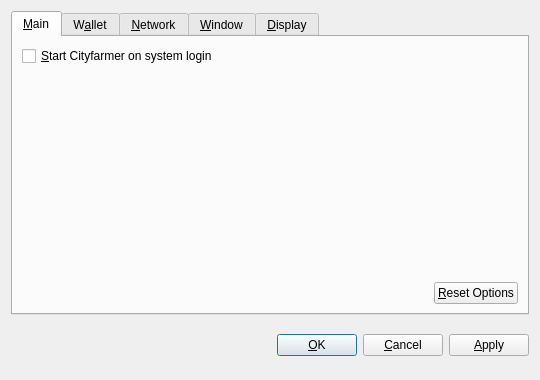
<?xml version="1.0" encoding="UTF-8"?>
<ui version="4.0">
 <class>OptionsDialog</class>
 <widget class="QDialog" name="OptionsDialog">
  <property name="geometry">
   <rect>
    <x>0</x>
    <y>0</y>
    <width>540</width>
    <height>380</height>
   </rect>
  </property>
  <property name="windowTitle">
   <string>Options</string>
  </property>
  <property name="modal">
   <bool>true</bool>
  </property>
  <layout class="QVBoxLayout" name="verticalLayout">
   <item>
    <widget class="QTabWidget" name="tabWidget">
     <property name="tabPosition">
      <enum>QTabWidget::North</enum>
     </property>
     <property name="currentIndex">
      <number>0</number>
     </property>
     <widget class="QWidget" name="tabMain">
      <attribute name="title">
       <string>&amp;Main</string>
      </attribute>
      <layout class="QVBoxLayout" name="verticalLayout_Main">
       <item>
        <widget class="QCheckBox" name="bitcoinAtStartup">
         <property name="toolTip">
          <string>Automatically start Cityfarmer after logging in to the system.</string>
         </property>
         <property name="text">
          <string>&amp;Start Cityfarmer on system login</string>
         </property>
        </widget>
       </item>
       <item>
        <spacer name="verticalSpacer_Main">
         <property name="orientation">
          <enum>Qt::Vertical</enum>
         </property>
         <property name="sizeHint" stdset="0">
          <size>
           <width>20</width>
           <height>40</height>
          </size>
         </property>
        </spacer>
       </item>
       <item>
        <layout class="QHBoxLayout" name="horizontalLayout_2_Main">
         <item>
          <spacer name="horizontalSpacer_2_Main">
           <property name="orientation">
            <enum>Qt::Horizontal</enum>
           </property>
           <property name="sizeHint" stdset="0">
            <size>
             <width>40</width>
             <height>20</height>
            </size>
           </property>
          </spacer>
         </item>
         <item>
          <widget class="QPushButton" name="resetButton">
           <property name="toolTip">
            <string>Reset all client options to default.</string>
           </property>
           <property name="text">
            <string>&amp;Reset Options</string>
           </property>
           <property name="autoDefault">
            <bool>false</bool>
           </property>
          </widget>
         </item>
        </layout>
       </item>
      </layout>
     </widget>
     <widget class="QWidget" name="tabWallet">
      <attribute name="title">
       <string>W&amp;allet</string>
      </attribute>
      <layout class="QVBoxLayout" name="verticalLayout_Network">
       <item>
        <widget class="QLabel" name="transactionFeeInfoLabel">
         <property name="text">
          <string>Optional transaction fee per kB that helps make sure your transactions are processed quickly. Most transactions are 1 kB.</string>
         </property>
         <property name="textFormat">
          <enum>Qt::PlainText</enum>
         </property>
         <property name="wordWrap">
          <bool>true</bool>
         </property>
        </widget>
       </item>
       <item>
        <layout class="QHBoxLayout" name="horizontalLayout_1_Main">
         <item>
          <widget class="QLabel" name="transactionFeeLabel">
           <property name="text">
            <string>Pay transaction &amp;fee</string>
           </property>
           <property name="textFormat">
            <enum>Qt::PlainText</enum>
           </property>
           <property name="buddy">
            <cstring>transactionFee</cstring>
           </property>
          </widget>
         </item>
         <item>
          <widget class="BitcoinAmountField" name="transactionFee"/>
         </item>
         <item>
          <spacer name="horizontalSpacer_1_Main">
           <property name="orientation">
            <enum>Qt::Horizontal</enum>
           </property>
           <property name="sizeHint" stdset="0">
            <size>
             <width>40</width>
             <height>20</height>
            </size>
           </property>
          </spacer>
         </item>
        </layout>
       </item>
       <item>
        <widget class="QLabel" name="label">
         <property name="text">
          <string>If you disable the spending of unconfirmed change, the change from a transaction cannot be used until that transaction has at least one confirmation. This also affects how your balance is computed.</string>
         </property>
         <property name="wordWrap">
          <bool>true</bool>
         </property>
        </widget>
       </item>
       <item>
        <widget class="QCheckBox" name="spendZeroConfChange">
         <property name="text">
          <string>Spend unconfirmed change  (experts only)</string>
         </property>
        </widget>
       </item>
       <item>
        <spacer name="verticalSpacer">
         <property name="orientation">
          <enum>Qt::Vertical</enum>
         </property>
         <property name="sizeHint" stdset="0">
          <size>
           <width>20</width>
           <height>40</height>
          </size>
         </property>
        </spacer>
       </item>
      </layout>
     </widget>
     <widget class="QWidget" name="tabNetwork">
      <attribute name="title">
       <string>&amp;Network</string>
      </attribute>
      <layout class="QVBoxLayout" name="verticalLayout_Network">
       <item>
        <widget class="QCheckBox" name="mapPortUpnp">
         <property name="toolTip">
          <string>Automatically open the Cityfarmer client port on the router. This only works when your router supports UPnP and it is enabled.</string>
         </property>
         <property name="text">
          <string>Map port using &amp;UPnP</string>
         </property>
        </widget>
       </item>
       <item>
        <widget class="QCheckBox" name="connectSocks">
         <property name="toolTip">
          <string>Connect to the Cityfarmer network through a SOCKS proxy (e.g. when connecting through Tor).</string>
         </property>
         <property name="text">
          <string>&amp;Connect through SOCKS proxy:</string>
         </property>
        </widget>
       </item>
       <item>
        <layout class="QHBoxLayout" name="horizontalLayout_Network">
         <item>
          <widget class="QLabel" name="proxyIpLabel">
           <property name="text">
            <string>Proxy &amp;IP:</string>
           </property>
           <property name="textFormat">
            <enum>Qt::PlainText</enum>
           </property>
           <property name="buddy">
            <cstring>proxyIp</cstring>
           </property>
          </widget>
         </item>
         <item>
          <widget class="QValidatedLineEdit" name="proxyIp">
           <property name="maximumSize">
            <size>
             <width>140</width>
             <height>16777215</height>
            </size>
           </property>
           <property name="toolTip">
            <string>IP address of the proxy (e.g. 127.0.0.1)</string>
           </property>
          </widget>
         </item>
         <item>
          <widget class="QLabel" name="proxyPortLabel">
           <property name="text">
            <string>&amp;Port:</string>
           </property>
           <property name="textFormat">
            <enum>Qt::PlainText</enum>
           </property>
           <property name="buddy">
            <cstring>proxyPort</cstring>
           </property>
          </widget>
         </item>
         <item>
          <widget class="QLineEdit" name="proxyPort">
           <property name="maximumSize">
            <size>
             <width>55</width>
             <height>16777215</height>
            </size>
           </property>
           <property name="toolTip">
            <string>Port of the proxy (e.g. 9050)</string>
           </property>
          </widget>
         </item>
         <item>
          <widget class="QLabel" name="socksVersionLabel">
           <property name="text">
            <string>SOCKS &amp;Version:</string>
           </property>
           <property name="textFormat">
            <enum>Qt::PlainText</enum>
           </property>
           <property name="buddy">
            <cstring>socksVersion</cstring>
           </property>
          </widget>
         </item>
         <item>
          <widget class="QValueComboBox" name="socksVersion">
           <property name="toolTip">
            <string>SOCKS version of the proxy (e.g. 5)</string>
           </property>
          </widget>
         </item>
         <item>
          <spacer name="horizontalSpacer_Network">
           <property name="orientation">
            <enum>Qt::Horizontal</enum>
           </property>
           <property name="sizeHint" stdset="0">
            <size>
             <width>40</width>
             <height>20</height>
            </size>
           </property>
          </spacer>
         </item>
        </layout>
       </item>
       <item>
        <spacer name="verticalSpacer_Network">
         <property name="orientation">
          <enum>Qt::Vertical</enum>
         </property>
         <property name="sizeHint" stdset="0">
          <size>
           <width>20</width>
           <height>40</height>
          </size>
         </property>
        </spacer>
       </item>
      </layout>
     </widget>
     <widget class="QWidget" name="tabWindow">
      <attribute name="title">
       <string>&amp;Window</string>
      </attribute>
      <layout class="QVBoxLayout" name="verticalLayout_Window">
       <item>
        <widget class="QCheckBox" name="minimizeToTray">
         <property name="toolTip">
          <string>Show only a tray icon after minimizing the window.</string>
         </property>
         <property name="text">
          <string>&amp;Minimize to the tray instead of the taskbar</string>
         </property>
        </widget>
       </item>
       <item>
        <widget class="QCheckBox" name="minimizeOnClose">
         <property name="toolTip">
          <string>Minimize instead of exit the application when the window is closed. When this option is enabled, the application will be closed only after selecting Quit in the menu.</string>
         </property>
         <property name="text">
          <string>M&amp;inimize on close</string>
         </property>
        </widget>
       </item>
       <item>
        <spacer name="verticalSpacer_Window">
         <property name="orientation">
          <enum>Qt::Vertical</enum>
         </property>
         <property name="sizeHint" stdset="0">
          <size>
           <width>20</width>
           <height>40</height>
          </size>
         </property>
        </spacer>
       </item>
      </layout>
     </widget>
     <widget class="QWidget" name="tabDisplay">
      <attribute name="title">
       <string>&amp;Display</string>
      </attribute>
      <layout class="QVBoxLayout" name="verticalLayout_Display">
       <item>
        <layout class="QHBoxLayout" name="horizontalLayout_1_Display">
         <item>
          <widget class="QLabel" name="langLabel">
           <property name="text">
            <string>User Interface &amp;language:</string>
           </property>
           <property name="textFormat">
            <enum>Qt::PlainText</enum>
           </property>
           <property name="buddy">
            <cstring>lang</cstring>
           </property>
          </widget>
         </item>
         <item>
          <widget class="QValueComboBox" name="lang">
           <property name="toolTip">
            <string>The user interface language can be set here. This setting will take effect after restarting Cityfarmer.</string>
           </property>
          </widget>
         </item>
        </layout>
       </item>
       <item>
        <layout class="QHBoxLayout" name="horizontalLayout_2_Display">
         <item>
          <widget class="QLabel" name="unitLabel">
           <property name="text">
            <string>&amp;Unit to show amounts in:</string>
           </property>
           <property name="textFormat">
            <enum>Qt::PlainText</enum>
           </property>
           <property name="buddy">
            <cstring>unit</cstring>
           </property>
          </widget>
         </item>
         <item>
          <widget class="QValueComboBox" name="unit">
           <property name="toolTip">
            <string>Choose the default subdivision unit to show in the interface and when sending coins.</string>
           </property>
          </widget>
         </item>
        </layout>
       </item>
       <item>
        <widget class="QCheckBox" name="displayAddresses">
         <property name="toolTip">
          <string>Whether to show Cityfarmer addresses in the transaction list or not.</string>
         </property>
         <property name="text">
          <string>&amp;Display addresses in transaction list</string>
         </property>
        </widget>
       </item>
       <item>
        <widget class="QCheckBox" name="coinControlFeatures">
         <property name="toolTip">
          <string>Whether to show coin control features or not.</string>
         </property>
         <property name="text">
          <string>Display coin &amp;control features (experts only!)</string>
         </property>
        </widget>
       </item>
       <item>
        <spacer name="verticalSpacer_Display">
         <property name="orientation">
          <enum>Qt::Vertical</enum>
         </property>
         <property name="sizeHint" stdset="0">
          <size>
           <width>20</width>
           <height>40</height>
          </size>
         </property>
        </spacer>
       </item>
      </layout>
     </widget>
    </widget>
   </item>
   <item>
    <layout class="QHBoxLayout" name="horizontalLayout_Buttons">
     <item>
      <spacer name="horizontalSpacer_1">
       <property name="orientation">
        <enum>Qt::Horizontal</enum>
       </property>
       <property name="sizeHint" stdset="0">
        <size>
         <width>40</width>
         <height>48</height>
        </size>
       </property>
      </spacer>
     </item>
     <item>
      <widget class="QLabel" name="statusLabel">
       <property name="font">
        <font>
         <weight>75</weight>
         <bold>true</bold>
        </font>
       </property>
       <property name="text">
        <string/>
       </property>
       <property name="textFormat">
        <enum>Qt::PlainText</enum>
       </property>
       <property name="wordWrap">
        <bool>true</bool>
       </property>
      </widget>
     </item>
     <item>
      <spacer name="horizontalSpacer_2">
       <property name="orientation">
        <enum>Qt::Horizontal</enum>
       </property>
       <property name="sizeHint" stdset="0">
        <size>
         <width>40</width>
         <height>48</height>
        </size>
       </property>
      </spacer>
     </item>
     <item>
      <widget class="QPushButton" name="okButton">
       <property name="text">
        <string>&amp;OK</string>
       </property>
      </widget>
     </item>
     <item>
      <widget class="QPushButton" name="cancelButton">
       <property name="text">
        <string>&amp;Cancel</string>
       </property>
       <property name="autoDefault">
        <bool>false</bool>
       </property>
      </widget>
     </item>
     <item>
      <widget class="QPushButton" name="applyButton">
       <property name="text">
        <string>&amp;Apply</string>
       </property>
       <property name="autoDefault">
        <bool>false</bool>
       </property>
      </widget>
     </item>
    </layout>
   </item>
  </layout>
 </widget>
 <customwidgets>
  <customwidget>
   <class>BitcoinAmountField</class>
   <extends>QSpinBox</extends>
   <header>bitcoinamountfield.h</header>
  </customwidget>
  <customwidget>
   <class>QValueComboBox</class>
   <extends>QComboBox</extends>
   <header>qvaluecombobox.h</header>
  </customwidget>
  <customwidget>
   <class>QValidatedLineEdit</class>
   <extends>QLineEdit</extends>
   <header>qvalidatedlineedit.h</header>
  </customwidget>
 </customwidgets>
 <resources/>
 <connections/>
</ui>
